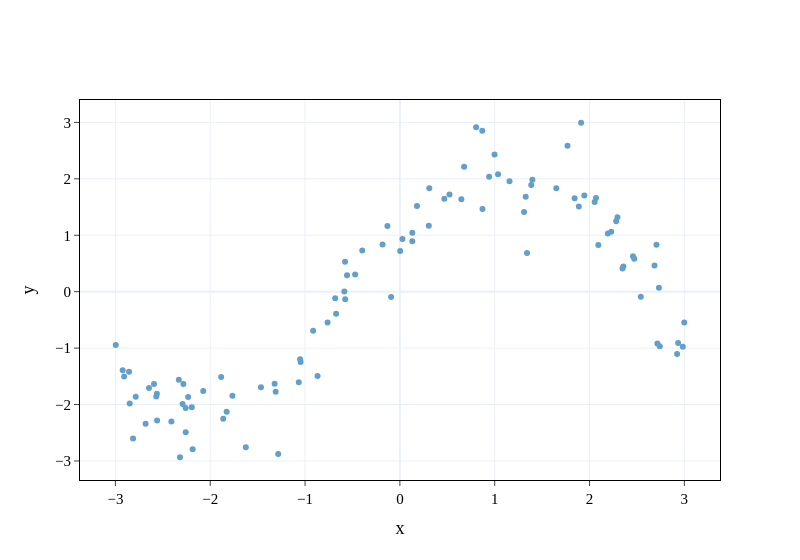

Write notebook code for a chart like this one.
### Code cell
# Plotting stuff

x_space = np.linspace(-3,3,1000)
fig = go.Figure(data=go.Scatter(
    y = y.reshape(-1),
    x=X.reshape(-1),
    mode='markers',
    marker_color=color2,showlegend=False
))
fig.update_layout(template=plotly_template, width=800)
fig.update_layout(
    xaxis=dict(mirror=True,
    ticks='outside',
    showline=True),
    yaxis=dict(mirror=True,
    ticks='outside',
    showline=True),
    autosize=True)
fig.update_xaxes(showline=True, linewidth=1., linecolor='black',title='x')
fig.update_yaxes(showline=True, linewidth=1., linecolor='black',title= 'y')
fig.show()

### Figure 1 — Plotly figure (JSON) as saved in the notebook; plotly's stock layout.template omitted (floating-point values rounded to 4 significant figures)
{"data": [{"marker": {"color": "rgba(98,159,202,1.0)"}, "mode": "markers", "showlegend": false, "type": "scatter", "x": [0.02687, 0.1312, -2.814, -1.047, 2.458, 1.397, 0.1807, 2.054, -2.283, -2.56, 2.54, 2.193, 2.706, -1.885, 1.911, -2.259, 1.341, -2.319, -0.5576, 2.732, -2.186, -0.1832, -1.766, -2.682, -1.465, -1.321, 1.65, 2.281, 2.741, -2.786, 0.9412, 0.9983, -1.066, -1.052, -0.8683, 2.923, 2.472, 2.715, -0.9151, -2.292, 2.685, -1.284, -2.259, -0.09261, -2.331, 0.002934, 0.1312, 0.3101, -2.593, 0.8689, 0.4686, 1.385, 2.093, 1.035, -0.6726, -2.563, 2.357, 2.347, -1.31, -1.863, 2.229, -0.5781, 0.8038, 2.983, -2.923, -2.569, -2.233, -1.827, -0.6823, -0.5767, -2.908, 0.6482, -2.41, 1.843, -0.7627, 0.3049, 1.945, -0.1314, -2.996, 1.768, 2.934, 0.6771, -0.5858, 0.5232, -2.074, -2.194, -1.625, -2.856, 2.068, 1.156, 2.999, 2.294, 1.327, -2.849, 0.871, 1.31, -0.3971, 1.887, -2.646, -0.4722], "y": [0.933, 1.044, -2.6, -1.244, 0.6298, 1.982, 1.517, 1.59, -1.634, -2.281, -0.08962, 1.031, 0.8303, -1.511, 2.994, -2.06, 0.687, -2.934, 0.2928, 0.06845, -2.79, 0.8352, -1.843, -2.34, -1.692, -1.632, 1.831, 1.249, -0.9653, -1.862, 2.038, 2.433, -1.607, -1.197, -1.495, -1.102, 0.584, -0.9163, -0.6917, -1.99, 0.464, -2.878, -2.493, -0.0949, -1.562, 0.7221, 0.8946, 1.832, -1.636, 2.854, 1.647, 1.893, 0.8265, 2.082, -0.3927, -1.81, 0.4462, 0.4092, -1.775, -2.252, 1.064, 0.5313, 2.915, -0.976, -1.393, -1.856, -1.866, -2.129, -0.1169, -0.1359, -1.503, 1.637, -2.299, 1.656, -0.5459, 1.167, 1.704, 1.164, -0.9465, 2.586, -0.909, 2.215, 0.002902, 1.723, -1.761, -2.048, -2.756, -1.417, 1.661, 1.957, -0.5466, 1.32, 1.681, -1.983, 1.464, 1.412, 0.7292, 1.51, -1.706, 0.303]}], "layout": {"autosize": true, "width": 800, "xaxis": {"linecolor": "black", "linewidth": 1, "mirror": true, "showline": true, "ticks": "outside", "title": {"text": "x"}}, "yaxis": {"linecolor": "black", "linewidth": 1, "mirror": true, "showline": true, "ticks": "outside", "title": {"text": "y"}}}}
